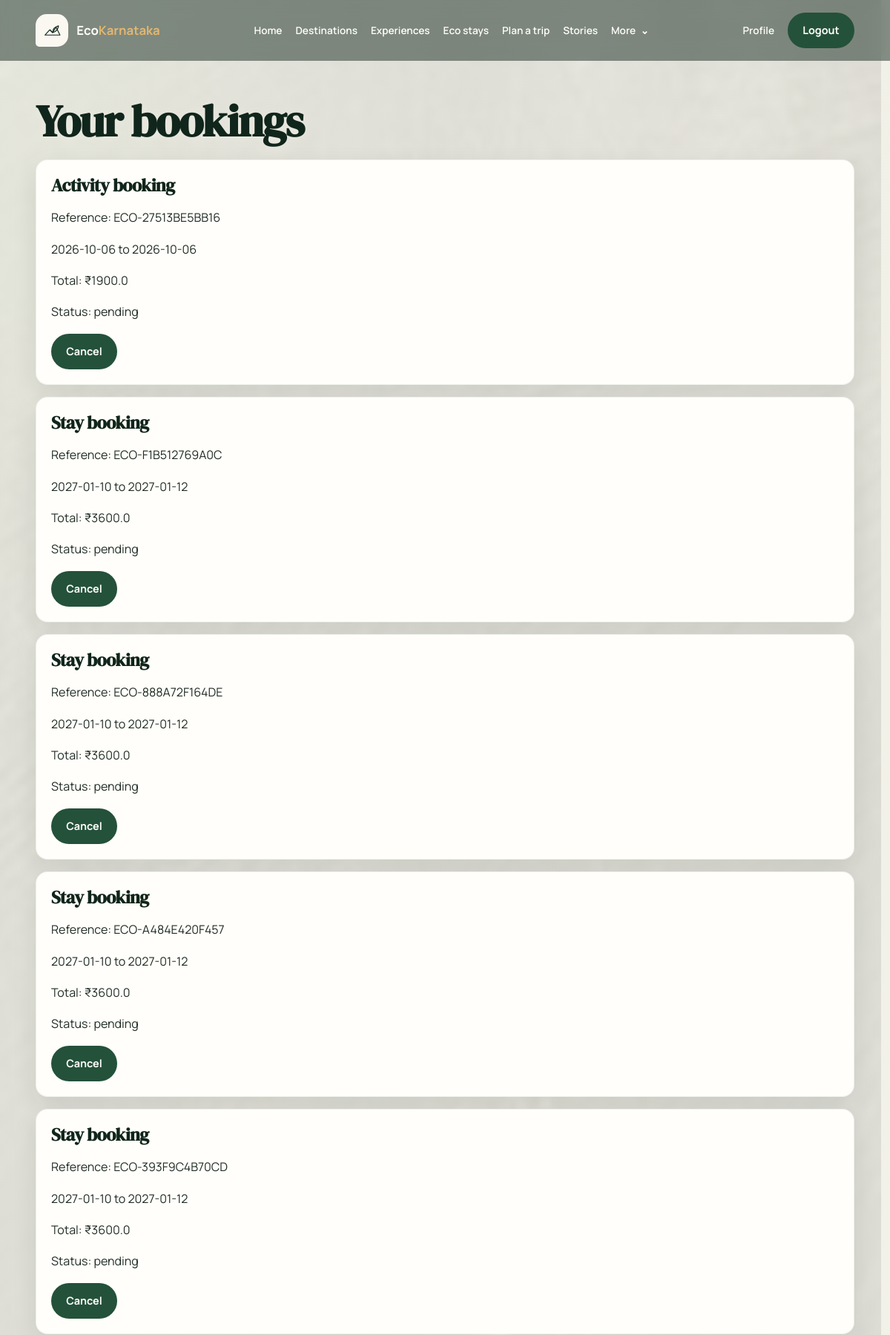
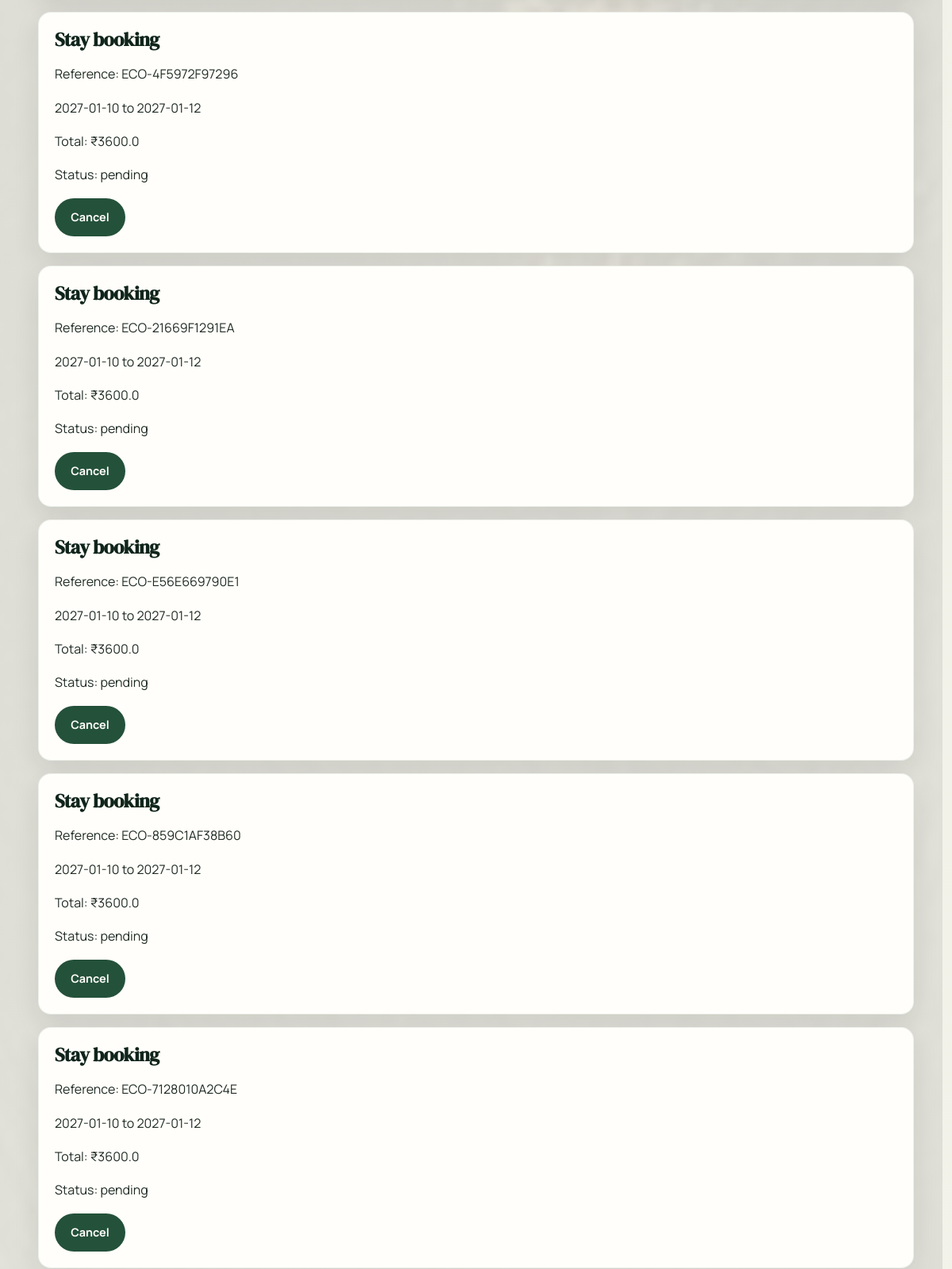
/bookings (signed in, upper part), run on the app's committed database (2 pictures, top to bottom).
### app/models.py (models this page shows)
class Booking(SQLModel, table=True):
    id: Optional[int] = Field(default=None, primary_key=True)
    user_id: int = Field(foreign_key="user.id")
    booking_type: str
    item_id: int
    place_id: int = Field(foreign_key="place.id")
    start_date: str
    end_date: str
    guests: int = 1
    total_price: float = 0.0
    status: str = "pending"
    reference_code: str = Field(index=True, unique=True)
    created_at: datetime = Field(default_factory=datetime.utcnow)

### app/routers/bookings.py (the view)
@router.get("/bookings")
def bookings_page(request: Request, db: Session = Depends(get_db), user: User = Depends(get_current_user)):
    bookings = db.exec(select(Booking).where(Booking.user_id == user.id).order_by(Booking.created_at.desc())).all()
    return request.app.state.templates.TemplateResponse("bookings.html", {"request": request, "user": user, "bookings": bookings})

### app/templates/bookings.html (shortened to what this page needs)
{% extends "base.html" %}
{% block content %}
<h1>Your bookings</h1>
{% if bookings %}
  {% for booking in bookings %}
    <article class="review-item">
      <h3>{{ booking.booking_type|title }} booking</h3>
      <p>Reference: {{ booking.reference_code }}</p>
      <p>{{ booking.start_date }} to {{ booking.end_date }}</p>
      <p>Total: ₹{{ booking.total_price }}</p>
      <p>Status: {{ booking.status }}</p>
      <form action="/bookings/{{ booking.id }}/cancel" method="post"><button type="submit">Cancel</button></form>
    </article>
  {% endfor %}
{% else %}
  <p>No bookings yet. Explore places and book a stay, guide or activity.</p>
{% endif %}
{% endblock %}

### app/static/css/tokens.css (style rules this page uses)
:root { color-scheme: light; --eco-forest-950: #10251b; --eco-forest-900: #183a2b; --eco-forest-800: #24513a; --eco-moss-600: #527b56; --eco-moss-400: #85a783; --eco-teak-700: #75563f; --eco-cream-100: #faf8f1; --eco-cream-200: #f0ede2; --eco-white: #fffefa; --eco-ink: #202c25; --eco-muted: #617068; --eco-sunrise: #e3b66f; --eco-monsoon: #4d8581; --eco-success: #3e7956; --eco-warning: #9b6d24; --eco-error: #a54542; --eco-info: #376d7a; --eco-space-1: 0.5rem; --eco-space-2: 1rem; --eco-space-3: 1.5rem; --eco-space-4: 2rem; --eco-space-5: 3rem; --eco-space-6: 4rem; --eco-space-7: 6rem; --eco-space-8: 8rem; --eco-radius-sm: 0.65rem; --eco-radius-md: 1rem; --eco-radius-lg: 1.35rem; --eco-radius-xl: 2rem; --eco-radius-pill: 999px; --eco-shadow-soft: 0 12px 34px rgba(16, 37, 27, 0.09); --eco-shadow-card: 0 22px 54px rgba(16, 37, 27, 0.15); --eco-focus: 0 0 0 3px rgba(227, 182, 111, 0.65); --eco-font-display: "DM Serif Display", Georgia, serif; --eco-font-body: "Manrope", "Segoe UI", system-ui, sans-serif; --eco-text-xs: 0.78rem; --eco-text-sm: 0.9rem; --eco-text-base: 1rem; --eco-text-lg: 1.2rem; --eco-text-xl: clamp(1.65rem, 3vw, 2.45rem); --eco-text-display: clamp(3rem, 7vw, 6.5rem); --eco-content-width: 1320px; }

### app/static/css/base.css (style rules this page uses)
*, *::before, *::after { box-sizing: border-box; }
html { min-width: 320px; scroll-behavior: smooth; scrollbar-color: var(--eco-moss-600) var(--eco-cream-100); scrollbar-width: thin; }
body { min-height: 100vh; margin: 0; color: var(--eco-ink); background: var(--eco-cream-100); font-family: var(--eco-font-body); font-size: var(--eco-text-base); line-height: 1.65; -webkit-font-smoothing: antialiased; text-rendering: optimizeLegibility; }
h1, h2, h3, h4, h5, h6 { margin: 0 0 var(--eco-space-2); color: var(--eco-forest-950); font-family: var(--eco-font-display); font-weight: 600; line-height: 1.18; letter-spacing: -0.025em; }
h1 { font-size: clamp(2.2rem, 5vw, 4rem); }
h3 { font-size: clamp(1.25rem, 2vw, 1.65rem); }
p { max-width: 75ch; margin: 0 0 var(--eco-space-2); }
button, input, select, textarea { font: inherit; }
button { cursor: pointer; }

### app/static/css/components.css (style rules this page uses)
button, .button-link, .btn-eco { display: inline-flex; min-height: 2.85rem; align-items: center; justify-content: center; gap: 0.5rem; padding: 0.7rem 1.2rem; border: 1px solid transparent; border-radius: var(--eco-radius-pill); color: var(--eco-white); background: var(--eco-forest-800); font-size: var(--eco-text-sm); font-weight: 700; text-align: center; text-decoration: none; transition: transform 180ms ease, color 180ms ease, background 180ms ease, box-shadow 180ms ease; }
.review-item, .review-snippet, .mini-card, .dashboard-list-item, .stat-box, .place-facts { margin-bottom: 1rem; padding: 1.25rem; border: 1px solid rgba(36, 81, 58, 0.08); border-radius: var(--eco-radius-md); background: var(--eco-white); box-shadow: var(--eco-shadow-soft); }

### app/static/css/background.css (style rules this page uses)
.page-immersive { background: transparent; }
.page-immersive:not(:has(.hero-banner)) .page-body > h1:first-child, .page-immersive:not(:has(.hero-banner)) .page-body > h2, .page-immersive:not(:has(.hero-banner)) .page-body > section > h2 { text-shadow: 0 1px 12px rgba(250, 248, 241, 0.4); }

### data on the page
Booking: booking_type "Activity", reference_code "ECO-27513BE5BB16", start_date "2026-10-06", end_date "2026-10-06", total_price "1900.0", status "pending"
Booking: booking_type "Stay", reference_code "ECO-F1B512769A0C", start_date "2027-01-10", end_date "2027-01-12", total_price "3600.0", status "pending"
Booking: booking_type "Stay", reference_code "ECO-888A72F164DE", start_date "2027-01-10", end_date "2027-01-12", total_price "3600.0", status "pending"
Booking: booking_type "Stay", reference_code "ECO-A484E420F457", start_date "2027-01-10", end_date "2027-01-12", total_price "3600.0", status "pending"
Booking: booking_type "Stay", reference_code "ECO-393F9C4B70CD", start_date "2027-01-10", end_date "2027-01-12", total_price "3600.0", status "pending"
Booking: booking_type "Stay", reference_code "ECO-4F5972F97296", start_date "2027-01-10", end_date "2027-01-12", total_price "3600.0", status "pending"
Booking: booking_type "Stay", reference_code "ECO-21669F1291EA", start_date "2027-01-10", end_date "2027-01-12", total_price "3600.0", status "pending"
Booking: booking_type "Stay", reference_code "ECO-E56E669790E1", start_date "2027-01-10", end_date "2027-01-12", total_price "3600.0", status "pending"
Booking: booking_type "Stay", reference_code "ECO-859C1AF38B60", start_date "2027-01-10", end_date "2027-01-12", total_price "3600.0", status "pending"
Booking: booking_type "Stay", reference_code "ECO-7128010A2C4E", start_date "2027-01-10", end_date "2027-01-12", total_price "3600.0", status "pending"
